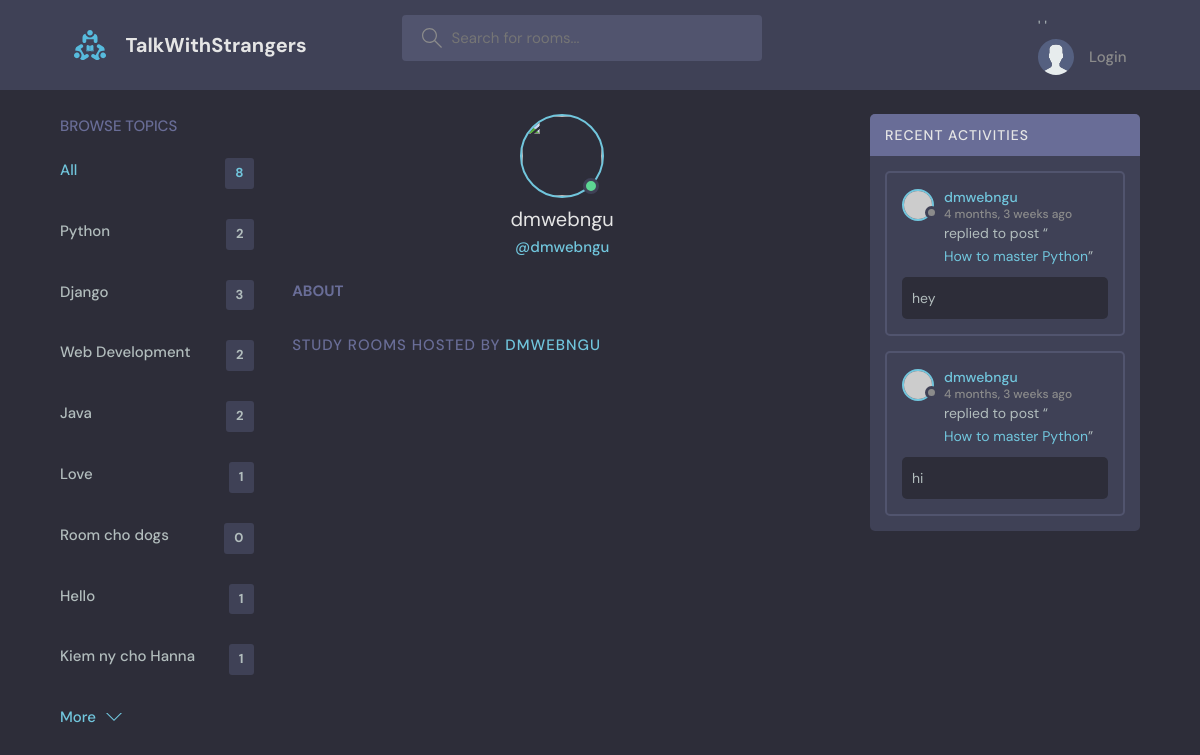
The app's page /profile/2/ with its own data.
### base/models.py (models this page shows, shortened)
class Topic(models.Model):
    name = models.CharField(max_length=200)

class Message(models.Model):
    user = models.ForeignKey(User, on_delete=models.CASCADE)
    room = models.ForeignKey(Room, on_delete=models.CASCADE)
    body = models.TextField()
    updated = models.DateTimeField(auto_now=True)
    created = models.DateTimeField(auto_now_add=True)
    class Meta:
        ordering = ['-updated', '-created']

class Room(models.Model):
    host = models.ForeignKey(User, on_delete=models.SET_NULL, null=True)
    topic = models.ForeignKey(Topic, on_delete=models.SET_NULL, null=True)
    name = models.CharField(max_length=200)
    description = models.TextField(null=True, blank=True)
    participants = models.ManyToManyField(User, related_name='participants', blank=True)
    updated = models.DateTimeField(auto_now=True)
    created = models.DateTimeField(auto_now_add=True)
    class Meta:
        ordering = ['-updated', '-created']
    def __str__(self):
        return self.name

### base/views.py (the view)
# urls.py: path('profile/<str:pk>/', views.userProfile, name='user-profile'),
def userProfile(request, pk):
    user = User.objects.get(id=pk)
    rooms = user.room_set.all()
    room_messages = user.message_set.all()
    topics = Topic.objects.all()
    context = {'user': user, 'rooms': rooms , 'room_messages': room_messages, 'topics': topics}
    return render(request, 'base/profile.html', context)

### base/templates/base/profile.html (shortened to what this page needs)
{% extends 'main.html' %}
{% block content %}
<main class="profile-page layout layout--3">
  <div class="container">
    {% include 'base/topics_component.html' %}
    <div class="roomList">
      <div class="profile">
        <div class="profile__avatar">
          <div class="avatar avatar--large active">
            <img src="{{user.avatar.url}}" />
          </div>
        </div>
        <div class="profile__info">
          <h3>{{user.username}}</h3>
          <p>@{{user.username}}</p>
        </div>
        <div class="profile__about">
          <h3>About</h3>
        </div>
      </div>
      <div class="roomList__header">
        <div>
          <h2>Study Rooms Hosted by <a>{{user.username}}</a>
          </h2>
        </div>
      </div>
    </div>
    {% include 'base/activity_component.html' %}
  </div>
</main>
{% endblock content %}

### base/templates/base/topics_component.html
<div class="topics">
    <div class="topics__header">
      <h2>Browse Topics</h2>
    </div>
    <ul class="topics__list">
      <li>
        <a href="{% url 'home' %}" class="active">All <span>{{topics.count}}</span></a>
      </li>
      {% for topic in topics %}
      <li>
        <a href="{% url 'home' %}?q={{topic.name}}">{{topic.name}} <span>{{topic.room_set.all.count}}</span></a>
      </li>
      {% endfor %}
    </ul>
    <a class="btn btn--link" href="topics.html">
      More
      <svg version="1.1" xmlns="http://www.w3.org/2000/svg" width="32" height="32" viewBox="0 0 32 32">
        <title>chevron-down</title>
        <path d="M16 21l-13-13h-3l16 16 16-16h-3l-13 13z"></path>
      </svg>
    </a>
  </div>

### base/templates/base/activity_component.html (shortened to what this page needs)
<div class="activities">
    <div class="activities__header">
      <h2>Recent Activities</h2>
    </div>
    {% for message in room_messages %}
    <div class="activities__box">
      <div class="activities__boxHeader roomListRoom__header">
        <a href="{% url 'user-profile' message.user.id %}" class="roomListRoom__author">
          <div class="avatar avatar--small">
            <img src="https://randomuser.me/api/portraits/women/11.jpg" />
          </div>
          <p>
            {{message.user}}
            <span>{{message.created|timesince}} ago</span>
          </p>
        </a>
      </div>
      <div class="activities__boxContent">
          <p>replied to post “<a href="{% url 'room' message.room.id %}">{{message.room}}</a>”</p>
          <div class="activities__boxRoomContent">
              {{message.body}}
          </div>
      </div>
    </div>
    {% endfor %}
  </div>

### records on screen
Topic: name "Python", room_set.all.count "2"
Topic: name "Django", room_set.all.count "3"
Topic: name "Web Development", room_set.all.count "2"
Topic: name "Java", room_set.all.count "2"
Topic: name "Love", room_set.all.count "1"
Topic: name "Room cho dogs", room_set.all.count "0"
Topic: name "Hello", room_set.all.count "1"
Topic: name "Kiem ny cho Hanna", room_set.all.count "1"
Message: user "dmwebngu", created "4 months, 3 weeks", room "How to master Python", body "hey"
Message: user "dmwebngu", created "4 months, 3 weeks", room "How to master Python", body "hi"

### other values on screen
{{ topics.count }} "8"
{{ user.username }} "dmwebngu"
{{ user.username }} "DMWEBNGU"
